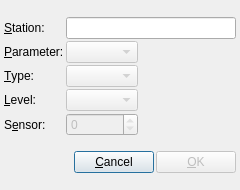
<?xml version="1.0" encoding="UTF-8"?>
<ui version="4.0">
 <class>TimeSeriesAdd</class>
 <widget class="QDialog" name="TimeSeriesAdd">
  <property name="geometry">
   <rect>
    <x>0</x>
    <y>0</y>
    <width>240</width>
    <height>190</height>
   </rect>
  </property>
  <property name="windowTitle">
   <string>Add Line</string>
  </property>
  <layout class="QVBoxLayout" name="verticalLayout">
   <property name="spacing">
    <number>2</number>
   </property>
   <property name="margin">
    <number>4</number>
   </property>
   <item>
    <layout class="QGridLayout" name="gridLayout">
     <item row="1" column="0">
      <widget class="QLabel" name="labelParam">
       <property name="text">
        <string>&amp;Parameter:</string>
       </property>
       <property name="buddy">
        <cstring>comboParam</cstring>
       </property>
      </widget>
     </item>
     <item row="1" column="1">
      <widget class="QComboBox" name="comboParam">
       <property name="enabled">
        <bool>false</bool>
       </property>
      </widget>
     </item>
     <item row="1" column="2">
      <spacer name="horizontalSpacer_2">
       <property name="orientation">
        <enum>Qt::Horizontal</enum>
       </property>
       <property name="sizeHint" stdset="0">
        <size>
         <width>118</width>
         <height>20</height>
        </size>
       </property>
      </spacer>
     </item>
     <item row="0" column="1" colspan="2">
      <widget class="QLineEdit" name="textStation"/>
     </item>
     <item row="0" column="0">
      <widget class="QLabel" name="labelStation">
       <property name="text">
        <string>&amp;Station:</string>
       </property>
       <property name="buddy">
        <cstring>textStation</cstring>
       </property>
      </widget>
     </item>
     <item row="2" column="0">
      <widget class="QLabel" name="labelType">
       <property name="text">
        <string>&amp;Type:</string>
       </property>
       <property name="buddy">
        <cstring>comboType</cstring>
       </property>
      </widget>
     </item>
     <item row="4" column="0">
      <widget class="QLabel" name="labelSensorNumber">
       <property name="text">
        <string>S&amp;ensor:</string>
       </property>
       <property name="buddy">
        <cstring>spinSensorNr</cstring>
       </property>
      </widget>
     </item>
     <item row="4" column="1">
      <widget class="QSpinBox" name="spinSensorNr">
       <property name="enabled">
        <bool>false</bool>
       </property>
       <property name="maximum">
        <number>0</number>
       </property>
      </widget>
     </item>
     <item row="2" column="1">
      <widget class="QComboBox" name="comboType">
       <property name="enabled">
        <bool>false</bool>
       </property>
      </widget>
     </item>
     <item row="3" column="0">
      <widget class="QLabel" name="labelLevel">
       <property name="text">
        <string>&amp;Level:</string>
       </property>
       <property name="buddy">
        <cstring>comboLevel</cstring>
       </property>
      </widget>
     </item>
     <item row="3" column="1">
      <widget class="QComboBox" name="comboLevel">
       <property name="enabled">
        <bool>false</bool>
       </property>
      </widget>
     </item>
    </layout>
   </item>
   <item>
    <layout class="QHBoxLayout" name="horizontalLayout_3">
     <property name="spacing">
      <number>2</number>
     </property>
     <item>
      <spacer name="horizontalSpacer">
       <property name="orientation">
        <enum>Qt::Horizontal</enum>
       </property>
       <property name="sizeHint" stdset="0">
        <size>
         <width>40</width>
         <height>20</height>
        </size>
       </property>
      </spacer>
     </item>
     <item>
      <widget class="QPushButton" name="buttonCancel">
       <property name="text">
        <string>&amp;Cancel</string>
       </property>
      </widget>
     </item>
     <item>
      <widget class="QPushButton" name="buttonOk">
       <property name="enabled">
        <bool>false</bool>
       </property>
       <property name="text">
        <string>&amp;OK</string>
       </property>
      </widget>
     </item>
    </layout>
   </item>
  </layout>
 </widget>
 <resources/>
 <connections>
  <connection>
   <sender>buttonCancel</sender>
   <signal>clicked()</signal>
   <receiver>TimeSeriesAdd</receiver>
   <slot>reject()</slot>
   <hints>
    <hint type="sourcelabel">
     <x>70</x>
     <y>257</y>
    </hint>
    <hint type="destinationlabel">
     <x>20</x>
     <y>250</y>
    </hint>
   </hints>
  </connection>
  <connection>
   <sender>buttonOk</sender>
   <signal>clicked()</signal>
   <receiver>TimeSeriesAdd</receiver>
   <slot>accept()</slot>
   <hints>
    <hint type="sourcelabel">
     <x>160</x>
     <y>256</y>
    </hint>
    <hint type="destinationlabel">
     <x>38</x>
     <y>260</y>
    </hint>
   </hints>
  </connection>
 </connections>
 <slots>
  <slot>onStationEdited()</slot>
  <slot>onParameterSelected(int)</slot>
 </slots>
</ui>
